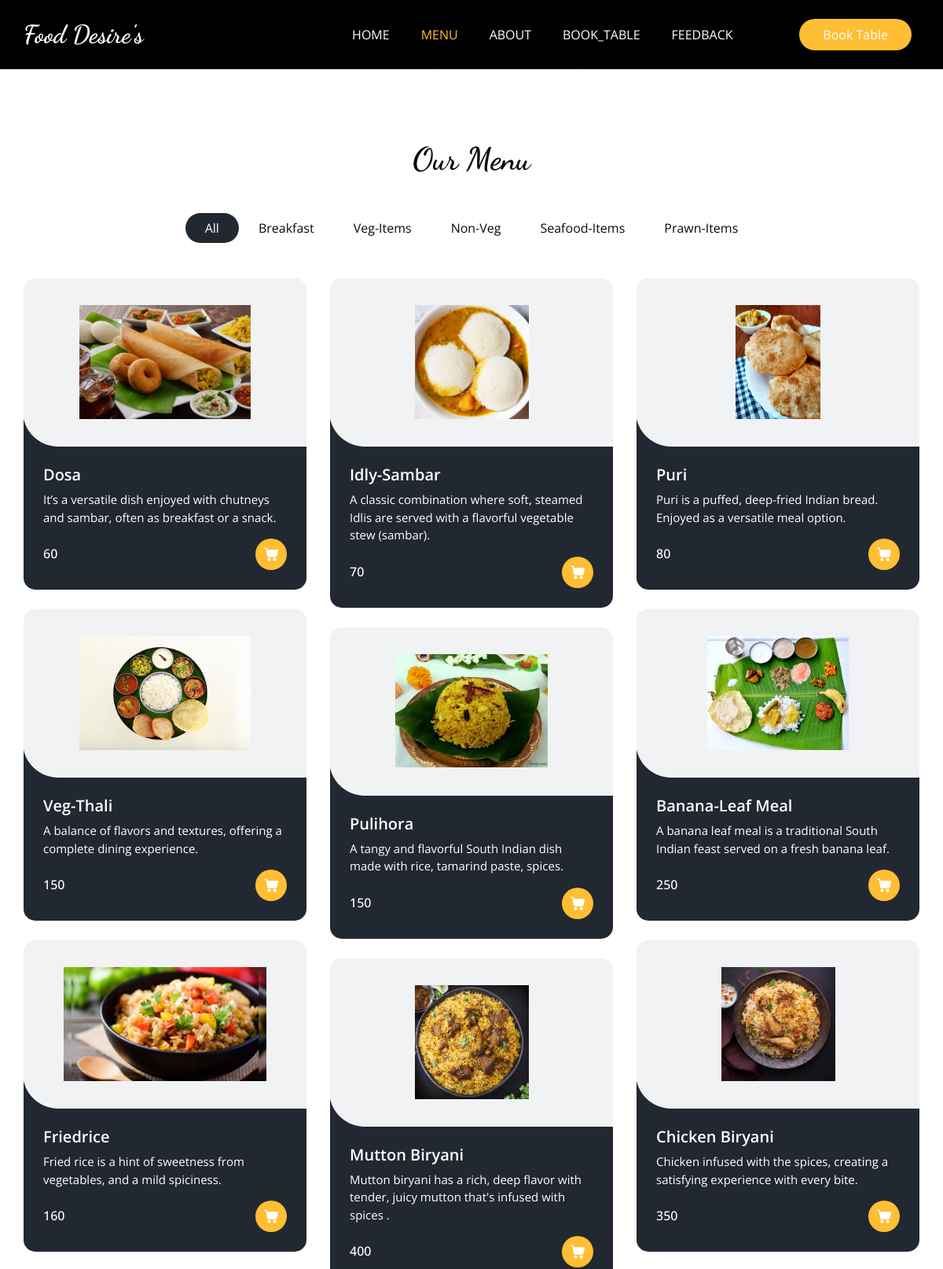
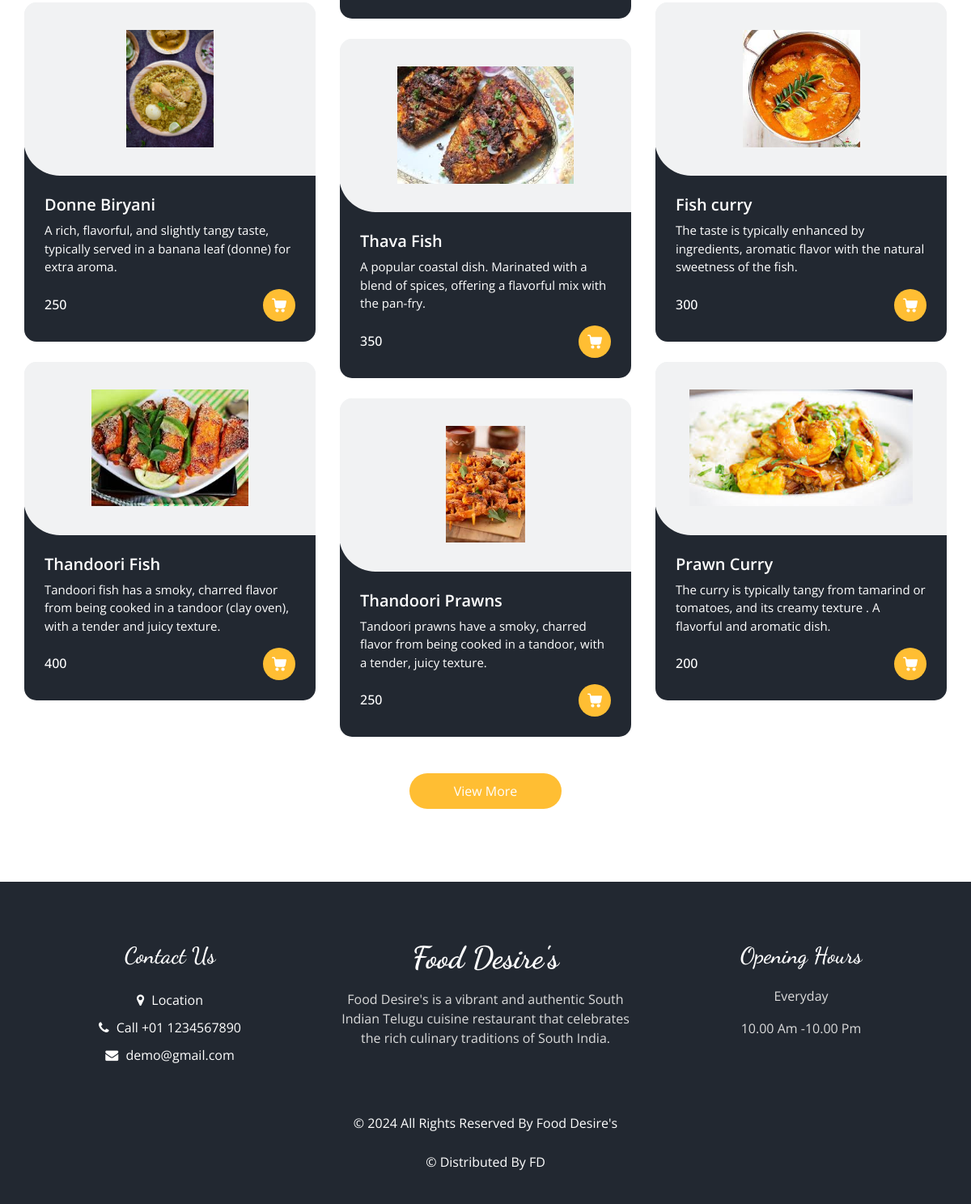
The app's page /menu/ with its own data (2 pictures, top to bottom).
### Base_App/models.py (models this page shows, shortened)
class ItemList(models.Model):
    Category_name = models.CharField(max_length=25)
    def __str__(self):
        return self.Category_name

class Items(models.Model):
    Item_name = models.CharField(max_length=20)
    description = models.TextField(blank=False)
    Price = models.IntegerField()
    Category = models.ForeignKey(ItemList,related_name="Name", on_delete=models.CASCADE)
    Image = models.ImageField(upload_to="Items/")

### Base_App/views.py (the view)
# urls.py: path('menu/', MenuView, name="Menu"),
def MenuView(req):
    items = Items.objects.all()
    list = ItemList.objects.all()
    return render(req, 'menu.html', {'items':items,'list':list})

### templates/menu.html (shortened to what this page needs)
{% extends 'base.html' %}
{% load static %}
{% block class %}class="sub_page"{% endblock class %}
{% block menu_status %}active{% endblock menu_status %}
{% block main %}
 <section class="food_section layout_padding">
    <div class="container">
      <div class="heading_container heading_center">
        <h2>
          Our Menu
        </h2>
      </div>
      <ul class="filters_menu">
        <li class="active" data-filter="*">All</li>
        {% for i in list %}
        <li data-filter=".{{i.Category_name}}">{{i.Category_name}}</li>
        {% endfor %}
      </ul>
      <div class="filters-content">
        <div class="row grid">
        {% for j in items %}
          <div class="col-sm-6 col-lg-4 all {{j.Category}}">
            <div class="box">
              <div>
                <div class="img-box">
                  <img src="/media/{{j.Image}}" alt="{{j.Image}}">
                </div>
                <div class="detail-box">
                  <h5>
                    {{j.Item_name}}
                  </h5>
                  <p>
                   {{j.description}}
                  </p>
                  <div class="options">
                    <h6>
                      {{j.Price}}
                    </h6>
                    <a href="">
                    </a>
                  </div>
                </div>
              </div>
            </div>
          </div>
        {% endfor %}
      </div>
      <div class="btn-box">
        <a href="">
          View More
        </a>
      </div>
    </div>
  </section>
{% endblock main %}

### templates/base.html (shortened to what this page needs)
<!DOCTYPE html>
<html>
{% load static %}
<head>
  <link rel="stylesheet" type="text/css" href="{% static 'css/bootstrap.css' %}" />
  <link rel="stylesheet" type="text/css" href="https://cdnjs.cloudflare.com/ajax/libs/OwlCarousel2/2.3.4/assets/owl.carousel.min.css" />
  <link rel="stylesheet" href="https://cdnjs.cloudflare.com/ajax/libs/jquery-nice-select/1.1.0/css/nice-select.min.css" />
  <link href="{% static 'css/font-awesome.min.css' %}" rel="stylesheet" />
  <link href="{% static 'css/style.css' %}" rel="stylesheet" />
  <link href="{% static  'css/responsive.css' %}" rel="stylesheet" />
</head>
<body {% block class %}{% endblock class %}>
  <div class="hero_area">
    <div class="bg-box">
       <img src="{% static 'images/home_bg.jpg'%}" alt="">
    </div>
    <header class="header_section">
      <div class="container">
        <nav class="navbar navbar-expand-lg custom_nav-container ">
          <a class="navbar-brand" href="{% url "Home" %}">
            <span>
              Food Desire's
            </span>
          </a>
          <div class="collapse navbar-collapse" id="navbarSupportedContent">
            <ul class="navbar-nav  mx-auto ">
              <li class="nav-item {% block home_status %}{% endblock home_status %}">
                <a class="nav-link" href="{% url "Home" %}">Home <span class="sr-only">(current)</span></a>
              </li>
              <li class="nav-item {% block menu_status %}{% endblock menu_status %}">
                <a class="nav-link" href="{% url "Menu" %}">Menu</a>
              </li>
              <li class="nav-item {% block about_status %}{% endblock about_status %}">
                <a class="nav-link" href="{% url "About" %}">About</a>
              </li>
              <li class="nav-item {% block table_status %}{% endblock table_status %}">
                <a class="nav-link" href="{% url "Book_Table" %}">Book_Table</a>
              </li>
              <li class="nav-item {% block feedback_status %}{% endblock feedback_status %}">
                <a class="nav-link" href="{% url "Feedback" %}">Feedback</a>
              </li>
            </ul>
             <div class="user_option">
              <a href="book_table/" class="order_online">
                Book Table
              </a>
            </div>
          </div>
        </nav>
      </div>
    </header>
  </div>
  {% block main %} {% endblock main %}
  <footer class="footer_section">
    <div class="container">
      <div class="row">
        <div class="col-md-4 footer-col">
          <div class="footer_contact">
            <h4>
              Contact Us
            </h4>
            <div class="contact_link_box">
              <a href="">
                <i class="fa fa-map-marker" aria-hidden="true"></i>
                <span>
                  Location
                </span>
              </a>
              <a href="">
                <i class="fa fa-phone" aria-hidden="true"></i>
                <span>
                  Call +01 1234567890
                </span>
              </a>
              <a href="">
                <i class="fa fa-envelope" aria-hidden="true"></i>
                <span>
                  demo@gmail.com
                </span>
              </a>
            </div>
          </div>
        </div>
        <div class="col-md-4 footer-col">
          <div class="footer_detail">
            <a href="" class="footer-logo">
             Food Desire's
            </a>
            <p>
              Food Desire's is a vibrant and authentic South Indian Telugu cuisine restaurant that celebrates the rich culinary traditions of South India.
            </p>
          </div>
        </div>
        <div class="col-md-4 footer-col">
          <h4>
            Opening Hours
          </h4>
          <p>
            Everyday
          </p>
          <p>
            10.00 Am -10.00 Pm
          </p>
        </div>
      </div>
      <div class="footer-info">
        <p>
          &copy; <span id="displayYear"></span> All Rights Reserved By
          <a href="">Food Desire's</a><br><br>
          &copy;  Distributed By
          <a href="" target="_blank">FD</a>
        </p>
      </div>
    </div>
  </footer>
</body>
</html>

### static/css/responsive.css (style rules this page uses)
@media (min-width: 1200px) { .container { max-width: 1170px; } }

### records on screen
ItemList: Category_name "Breakfast"
ItemList: Category_name "Veg-Items"
ItemList: Category_name "Non-Veg"
ItemList: Category_name "Seafood-Items"
ItemList: Category_name "Prawn-Items"
Items: Image (picture), Item_name "Dosa", description "It’s a versatile dish enjoyed with chutneys and sambar, often as breakfast or a snack.", Price "60"
Items: Image (picture), Item_name "Idly-Sambar", description "A classic combination where soft, steamed Idlis are served with a flavorful vegetable stew (sambar).", Price "70"
Items: Image (picture), Item_name "Puri", description "Puri is a puffed, deep-fried Indian bread. Enjoyed as a versatile meal option.", Price "80"
Items: Image (picture), Item_name "Veg-Thali", description "A balance of flavors and textures, offering a complete dining experience.", Price "150"
Items: Image (picture), Item_name "Banana-Leaf Meal", description "A banana leaf meal is a traditional South Indian feast served on a fresh banana leaf.", Price "250"
Items: Image (picture), Item_name "Pulihora", description "A tangy and flavorful South Indian dish made with rice, tamarind paste, spices.", Price "150"
Items: Image (picture), Item_name "Friedrice", description "Fried rice is a hint of sweetness from vegetables, and a mild spiciness.", Price "160"
Items: Image (picture), Item_name "Chicken Biryani", description "Chicken infused with the spices, creating a satisfying experience with every bite.", Price "350"
Items: Image (picture), Item_name "Mutton Biryani", description "Mutton biryani has a rich, deep flavor with tender, juicy mutton that's infused with spices .", Price "400"
Items: Image (picture), Item_name "Donne Biryani", description "A rich, flavorful, and slightly tangy taste, typically served in a banana leaf (donne) for extra aroma.", Price "250"
Items: Image (picture), Item_name "Fish curry", description "The taste is typically enhanced by ingredients, aromatic flavor with the natural sweetness of the fish.", Price "300"
Items: Image (picture), Item_name "Thava Fish", description "A popular coastal dish. Marinated with a blend of spices, offering a flavorful mix with the pan-fry.", Price "350"
Items: Image (picture), Item_name "Thandoori Fish", description "Tandoori fish has a smoky, charred flavor from being cooked in a tandoor (clay oven), with a tender and juicy texture.", Price "400"
Items: Image (picture), Item_name "Prawn Curry", description "The curry is typically tangy from tamarind or tomatoes, and its creamy texture . A flavorful and aromatic dish.", Price "200"
Items: Image (picture), Item_name "Thandoori Prawns", description "Tandoori prawns have a smoky, charred flavor from being cooked in a tandoor, with a tender, juicy texture.", Price "250"
